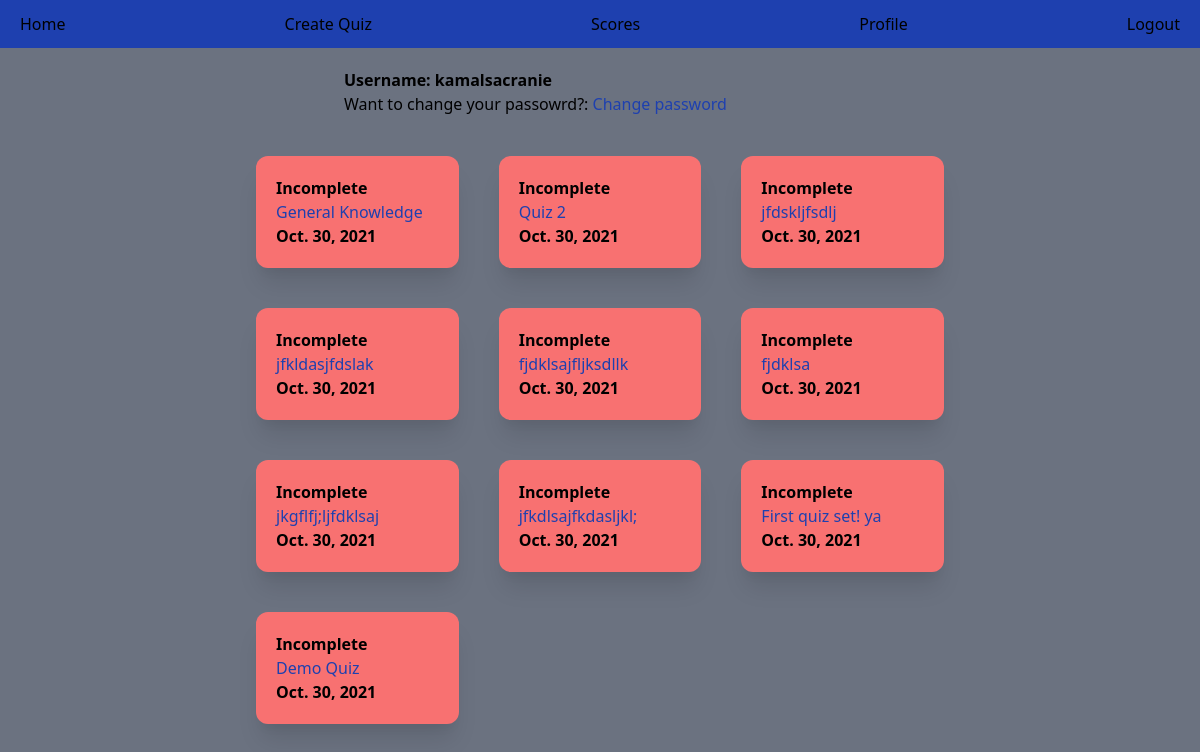
/accounts/profile/12/ (signed in), run on an earlier commit of the app's database.
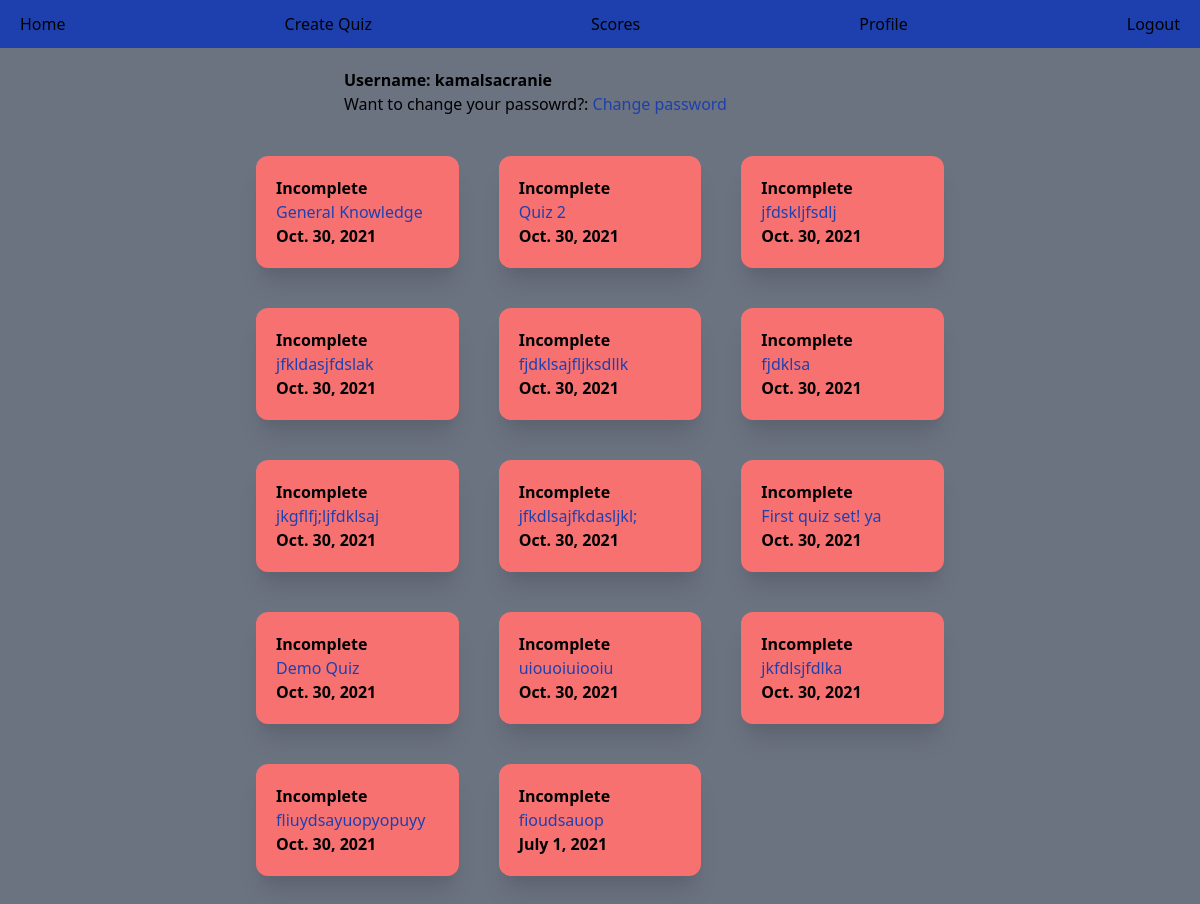
And on a later commit of the database.
### main/models.py (models this page shows, shortened)
class Quiz(models.Model):
    quiz_name = models.CharField(max_length=100)
    quiz_description = models.TextField(max_length=500)
    pub_date = models.DateTimeField(default=timezone.now)
    due_date = models.DateField()
    set_by = models.CharField(max_length=100, null=True)
    class Meta:
        verbose_name_plural = "Quizes"

### accounts/views.py (the view)
# urls.py: path("profile/<pk>/", views.profile_view, name="profile"),
@login_required
def profile_view(request, pk) -> HttpResponse:
    quizes = Quiz.objects.all().order_by("-due_date")
    user_info = UserQuizInfo.objects.filter(user_id=pk)
    user_quiz_ids = [i.quiz_name_id for i in user_info]
    user_quizes = dict()
    for quiz in quizes:
        if quiz.id in user_quiz_ids:
            user_quizes[quiz.quiz_name] = UserQuizInfo.objects.filter(
                user_id=pk, quiz_name_id=quiz.id
            )[0]
        else:
            user_quizes[quiz.quiz_name] = Quiz.objects.filter(id=quiz.id)[0]
    context = {
        "user_quizes": user_quizes,
        "quizes": {quiz.id: quiz for quiz in Quiz.objects.all()},
    }
    return render(request, "accounts/profile.html", context)

### accounts/templates/accounts/profile.html (shortened to what this page needs)
{% extends "base.html" %}
{% block content %}
<div class="mx-auto pt-5 max-w-lg">
    <p class="font-bold">Username: {{ user.username }}</p>
    <span>Want to change your passowrd?: </span><a class="text-blue-800" href="{% url 'password' %}">Change password</a>
</div>
<div class="p-10 grid grid-cols-2 md:grid-cols-3 gap-10 max-w-3xl mx-auto">
{% for k, v in user_quizes.items %}
    {% if v.score >= 0 %}
    <div class="bg-green-400 p-5 rounded-xl shadow-xl">
        <p><b>Complete</b></p>
        <a class="text-blue-800" href="{% url 'quiz' pk=v.quiz_name_id %}">{{ v.quiz_name }}</a><br />
        <p>Completed on {{ v.completion_date }}</p>
    </div>
    {% else %}
    <div class="bg-red-400 p-5 rounded-xl shadow-xl">
        <p><b>Incomplete</b></p>
        <a class="text-blue-800" href="{% url 'quiz' pk=v.id %}">{{ v.quiz_name }}</a><br />
        <b>{{ v.due_date }}</b>
    </div>
    {% endif %}
{% endfor %}
</div>
{% endblock %}

### theme/templates/base.html (shortened to what this page needs)
{% load static tailwind_tags %}
<!DOCTYPE html>
<html lang="en">
	<head>
		{% tailwind_css %}
	</head>
	<body class="font-sans bg-gray-500 font-sans leading-normal tracking-normal">
        <div id="header" class="flex justify-between bg-blue-800">
            <a class="px-5 py-3" href="{% url 'home' %}">Home</a>
            {% if user.is_authenticated %}
                {% if user.is_superuser %}
                <a class="px-5 py-3" href="{% url 'create-quiz' %}">Create Quiz</a>
                <a class="px-5 py-3" href="{% url 'home' %}">Scores</a>
                {% endif %}
            <a class="px-5 py-3" href="{% url 'profile' pk=user.id %}">Profile</a>
            <a class="px-5 py-3" href="{% url 'logout' %}">Logout</a>
            {% else %}
                <a class="px-5 py-3" href="{% url 'login' %}">Login</a>
            {% endif %}
        </div>
        {% block content %}
        {% endblock content %}
	</body>
</html>

What changed in the data, as far as the page shows it:
added Quiz: quiz_name "uiouoiuiooiu", due_date "Oct. 30, 2021"
added Quiz: quiz_name "jkfdlsjfdlka", due_date "Oct. 30, 2021"
added Quiz: quiz_name "fliuydsayuopyopuyy", due_date "Oct. 30, 2021"
added Quiz: quiz_name "fioudsauop", due_date "July 1, 2021"
